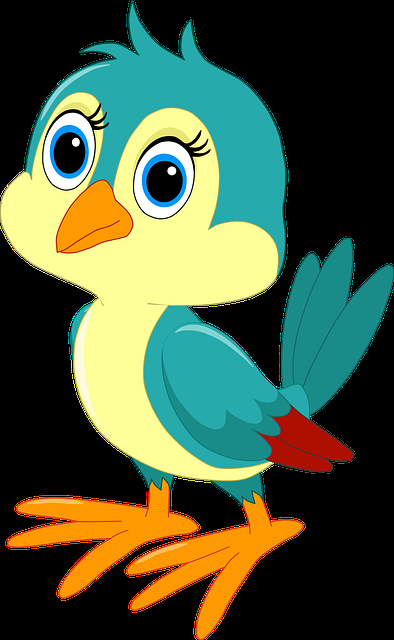
#> input picture Open CV/basics/imagein.png, 394 x 640 px, found by its file name
$ python crop.py
#> lines starting #> are read from the running program, lines starting #| are printed output that depends on the picture
import cv2

image_path = r"C:\Users\melwi\Desktop\ML\project1\Open CV\basics\imagein.png"


img = cv2.imread(image_path)
#> img is the input picture: shape (640, 394, 3); mean B, G, R 61.8, 89.4, 74.7

cropped_img = img[100:280, 0:250]
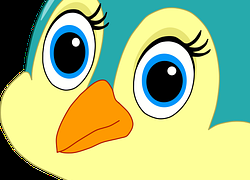
#> cropped_img: shape (180, 250, 3); mean B, G, R 128.8, 185.5, 165.3


cv2.imshow('image', img)
cv2.imshow('cropped', cropped_img)
cv2.waitKey(0)

$ run again, with Open CV/basics/handwritten.png copied over Open CV/basics/imagein.png
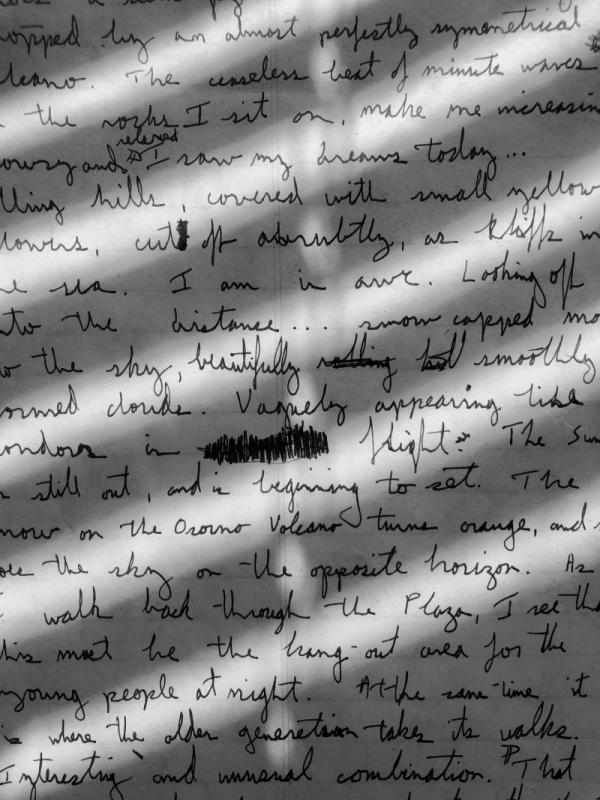
#> input picture Open CV/basics/handwritten.png, 600 x 800 px, found by its file name
#> img is the input picture: shape (800, 600, 3); mean B, G, R 129.6, 129.6, 129.6
#> `cropped_img = img[100:280, 0:250]`:
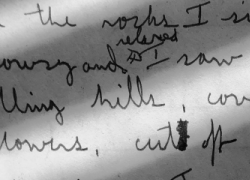
#> cropped_img: shape (180, 250, 3); min 4, max 237, mean 145.1
